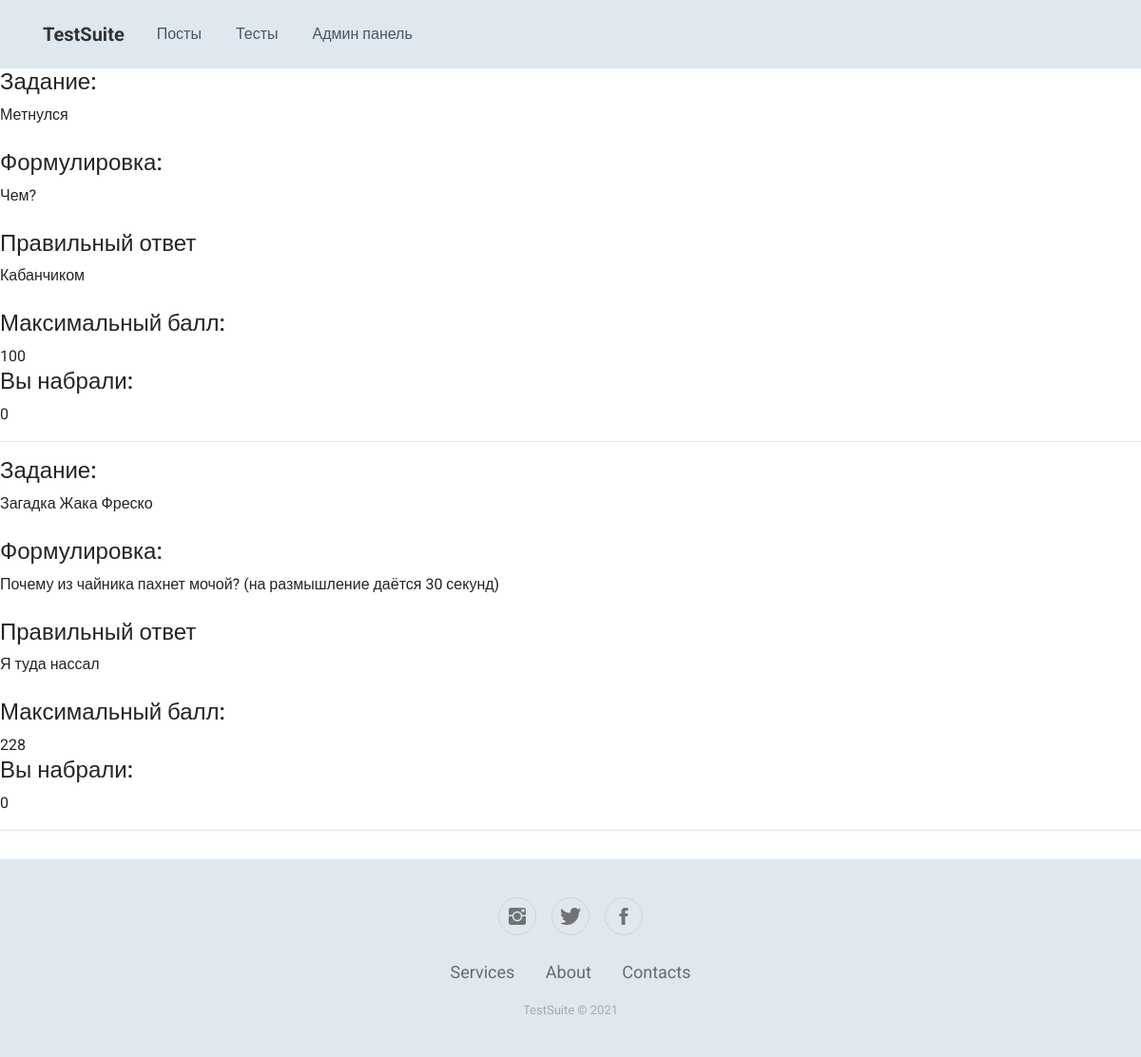
/pass_test/3 (signed in), run on the app's committed database.
### Tests/models.py (models this page shows, shortened)
class UserTestTask(models.Model):
    CHECK_TASK_CHOICES = [
        ('TE', 'Вручную'),
        ('CO', 'Автоматически')
    ]
    user_test_id = models.ForeignKey(UserTest, on_delete=models.CASCADE)
    type = models.CharField(max_length=20, choices=CHECK_TASK_CHOICES, verbose_name='Тип ответа')
    title = models.CharField(max_length=50, verbose_name='Заголовок')
    task_statement = models.TextField(verbose_name='Формулировка задания')
    points = models.IntegerField(verbose_name='Баллы задания')
    correct_answer = models.TextField(verbose_name='Правильный ответ')
    user_answer = models.TextField(verbose_name='Ответ пользователя')
    user_file = models.FileField(upload_to='Tests/static/Tests/user_files',verbose_name='Файл ответа')
    user_points = models.IntegerField(verbose_name='Полученные баллы')
    check_status = models.BooleanField(verbose_name='Статус проверки')
    class Meta:
        verbose_name = 'Задание пользователя'
        verbose_name_plural = 'Задания пользователя'

### Tests/views.py (the view, shortened to what this page needs)
# urls.py: url(r'pass_test/\d+$', pass_test),
def pass_test(request):
    if request.method == 'GET':
        print(request.user.id)
        test_id = int(re.findall(r'/\w+/(\d+)', request.path)[0])
        if UserTest.objects.select_related('test_id', 'user_id').filter(
                test_id__id=test_id,
                user_id__id=request.user.id
            ).exists():
            queryset = UserTest.objects.select_related('test_id', 'user_id').filter(
                test_id__id=test_id,
                user_id__id=request.user.id
            )
            user_test = queryset[0]
            user_tasks = UserTestTask.objects.select_related('user_test_id').filter(
                user_test_id=user_test
            )
            context = {'user_tasks': user_tasks}
            return render(request, 'user_test_details.html', context)
    else:
        pass

### Tests/templates/user_test_details.html
{% extends 'main.html' %}
{% block content %}
    {% for user_task in user_tasks%}
        <div>
            <h4>Задание: </h4><div>{{user_task.title}}</div>
            <br>
            <h4>Формулировка: </h4><div>{{user_task.task_statement}}</div>
            <br>
            <h4>Правильный ответ</h4> <div>{{user_task.correct_answer}}</div>
            <br>
            <h4>Максимальный балл:</h4> <div>{{user_task.points}}</div> <h4>Вы набрали:</h4><div>{{user_task.user_points}}</div>
        </div>
        <hr>
    {% endfor %}
{% endblock %}

### data on the page
UserTestTask: title "Метнулся", task_statement "Чем?", correct_answer "Кабанчиком", points "100", user_points "0"
UserTestTask: title "Загадка Жака Фреско", task_statement "Почему из чайника пахнет мочой? (на размышление даётся 30 секунд)", correct_answer "Я туда нассал", points "228", user_points "0"
